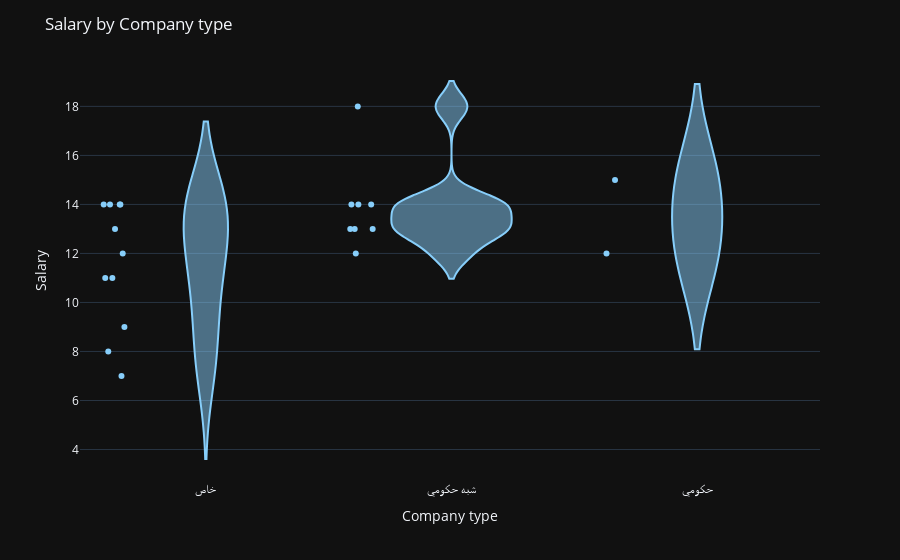

The notebook cell saved with this chart:
### Markdown cell above
Generally Data scientists earn the most, followed by software engineers and then other roles. This is expected as data scientists usually fill niche roles and are in high demand. QA engineers earn the least

If I'd pick a job based on salary, I'd pick data scientist. However, when considering the other factors such as availability of jobs, I'd pick software engineer as it's the most common and has a high salary

### Code cell
# Correlation of company_type to salary
fig = px.violin(df, x="company_type", y="salary", points="all", color_discrete_sequence=["lightskyblue"])
fig.update_layout(title="Salary by Company type", yaxis_title="Salary", xaxis_title="Company type")
fig.show()

### Figure 1 — Plotly figure (JSON) as saved in the notebook; plotly's stock layout.template omitted (floating-point values rounded to 4 significant figures)
{"data": [{"alignmentgroup": "True", "box": {"visible": false}, "hovertemplate": "company_type=%{x}<br>salary=%{y}<extra></extra>", "legendgroup": "", "marker": {"color": "lightskyblue"}, "name": "", "offsetgroup": "", "orientation": "v", "points": "all", "scalegroup": "True", "showlegend": false, "type": "violin", "x": ["خاص", "خاص", "شبه حكومي", "حكومي", "شبه حكومي", "خاص", "شبه حكومي", "خاص", "شبه حكومي", "شبه حكومي", "شبه حكومي", "خاص", "خاص", "شبه حكومي", "خاص", "خاص", "خاص", "شبه حكومي", "خاص", "حكومي", "خاص"], "x0": " ", "xaxis": "x", "y": [14, 14, 14, 12, 13, 11, 14, 12, 14, 13, 13, 9, 11, 18, 8, 13, 14, 12, 7, 15, 14], "y0": " ", "yaxis": "y"}], "layout": {"legend": {"tracegroupgap": 0}, "margin": {"t": 60}, "title": {"text": "Salary by Company type"}, "violinmode": "group", "xaxis": {"anchor": "y", "domain": [0, 1], "title": {"text": "Company type"}}, "yaxis": {"anchor": "x", "domain": [0, 1], "title": {"text": "Salary"}}}}
